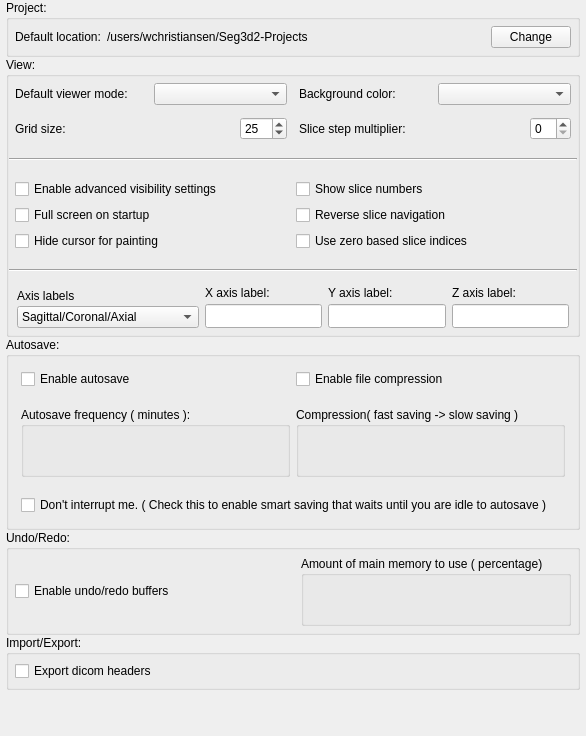
     <widget class="QWidget" name="tab_general_">
      <attribute name="title">
       <string>General</string>
      </attribute>
      <layout class="QVBoxLayout" name="verticalLayout_12">
       <property name="spacing">
        <number>0</number>
       </property>
       <property name="leftMargin">
        <number>6</number>
       </property>
       <property name="topMargin">
        <number>0</number>
       </property>
       <property name="rightMargin">
        <number>6</number>
       </property>
       <property name="bottomMargin">
        <number>6</number>
       </property>
       <item>
        <widget class="QGroupBox" name="groupBox_9">
         <property name="sizePolicy">
          <sizepolicy hsizetype="Preferred" vsizetype="Fixed">
           <horstretch>0</horstretch>
           <verstretch>0</verstretch>
          </sizepolicy>
         </property>
         <property name="title">
          <string>Project:</string>
         </property>
         <layout class="QVBoxLayout" name="verticalLayout_10">
          <property name="spacing">
           <number>0</number>
          </property>
          <property name="margin">
           <number>0</number>
          </property>
          <item>
           <widget class="QWidget" name="widget_2" native="true">
            <property name="minimumSize">
             <size>
              <width>0</width>
              <height>32</height>
             </size>
            </property>
            <layout class="QHBoxLayout" name="horizontalLayout_2">
             <property name="margin">
              <number>6</number>
             </property>
             <item>
              <widget class="QLabel" name="label_10">
               <property name="text">
                <string>Default location:</string>
               </property>
              </widget>
             </item>
             <item>
              <widget class="QLabel" name="path_">
               <property name="sizePolicy">
                <sizepolicy hsizetype="MinimumExpanding" vsizetype="Preferred">
                 <horstretch>0</horstretch>
                 <verstretch>0</verstretch>
                </sizepolicy>
               </property>
               <property name="text">
                <string>/users/wchristiansen/Seg3d2-Projects</string>
               </property>
              </widget>
             </item>
             <item>
              <widget class="QPushButton" name="change_directory_button_">
               <property name="text">
                <string>Change</string>
               </property>
               <property name="autoDefault">
                <bool>false</bool>
               </property>
              </widget>
             </item>
            </layout>
           </widget>
          </item>
         </layout>
        </widget>
       </item>
       <item>
        <widget class="QGroupBox" name="groupBox_3">
         <property name="title">
          <string>View:</string>
         </property>
         <layout class="QVBoxLayout" name="verticalLayout_11">
          <property name="spacing">
           <number>12</number>
          </property>
          <property name="leftMargin">
           <number>0</number>
          </property>
          <property name="topMargin">
           <number>0</number>
          </property>
          <property name="rightMargin">
           <number>0</number>
          </property>
          <property name="bottomMargin">
           <number>4</number>
          </property>
          <item>
           <widget class="QWidget" name="widget_20" native="true">
            <layout class="QHBoxLayout" name="horizontalLayout_12" stretch="1,1">
             <property name="spacing">
              <number>0</number>
             </property>
             <property name="margin">
              <number>0</number>
             </property>
             <item>
              <widget class="QWidget" name="widget_21" native="true">
               <layout class="QGridLayout" name="gridLayout_4" columnstretch="0,0">
                <property name="horizontalSpacing">
                 <number>6</number>
                </property>
                <property name="verticalSpacing">
                 <number>12</number>
                </property>
                <property name="margin">
                 <number>6</number>
                </property>
                <item row="0" column="0">
                 <widget class="QLabel" name="label">
                  <property name="sizePolicy">
                   <sizepolicy hsizetype="MinimumExpanding" vsizetype="Preferred">
                    <horstretch>0</horstretch>
                    <verstretch>0</verstretch>
                   </sizepolicy>
                  </property>
                  <property name="text">
                   <string>Default viewer mode:</string>
                  </property>
                 </widget>
                </item>
                <item row="0" column="1">
                 <widget class="QComboBox" name="viewer_mode_combobox_">
                  <property name="sizePolicy">
                   <sizepolicy hsizetype="Minimum" vsizetype="Fixed">
                    <horstretch>0</horstretch>
                    <verstretch>0</verstretch>
                   </sizepolicy>
                  </property>
                 </widget>
                </item>
                <item row="1" column="0">
                 <widget class="QLabel" name="label_3">
                  <property name="sizePolicy">
                   <sizepolicy hsizetype="MinimumExpanding" vsizetype="Preferred">
                    <horstretch>0</horstretch>
                    <verstretch>0</verstretch>
                   </sizepolicy>
                  </property>
                  <property name="text">
                   <string>Grid size:</string>
                  </property>
                 </widget>
                </item>
                <item row="1" column="1">
                 <widget class="QWidget" name="widget_22" native="true">
                  <layout class="QHBoxLayout" name="horizontalLayout_19">
                   <property name="spacing">
                    <number>0</number>
                   </property>
                   <property name="margin">
                    <number>0</number>
                   </property>
                   <item>
                    <spacer name="horizontalSpacer_4">
                     <property name="orientation">
                      <enum>Qt::Horizontal</enum>
                     </property>
                     <property name="sizeHint" stdset="0">
                      <size>
                       <width>40</width>
                       <height>16</height>
                      </size>
                     </property>
                    </spacer>
                   </item>
                   <item>
                    <widget class="QSpinBox" name="grid_size_spinbox_">
                     <property name="sizePolicy">
                      <sizepolicy hsizetype="Preferred" vsizetype="Fixed">
                       <horstretch>0</horstretch>
                       <verstretch>0</verstretch>
                      </sizepolicy>
                     </property>
                     <property name="maximumSize">
                      <size>
                       <width>85</width>
                       <height>16777215</height>
                      </size>
                     </property>
                     <property name="minimum">
                      <number>1</number>
                     </property>
                     <property name="maximum">
                      <number>100</number>
                     </property>
                     <property name="value">
                      <number>25</number>
                     </property>
                    </widget>
                   </item>
                  </layout>
                 </widget>
                </item>
               </layout>
              </widget>
             </item>
             <item>
              <widget class="QWidget" name="widget_4" native="true">
               <property name="layoutDirection">
                <enum>Qt::LeftToRight</enum>
               </property>
               <layout class="QGridLayout" name="gridLayout" columnstretch="1,1">
                <property name="horizontalSpacing">
                 <number>6</number>
                </property>
                <property name="verticalSpacing">
                 <number>12</number>
                </property>
                <property name="margin">
                 <number>6</number>
                </property>
                <item row="0" column="1">
                 <widget class="QComboBox" name="background_color_combobox_"/>
                </item>
                <item row="0" column="0">
                 <widget class="QLabel" name="label_2">
                  <property name="text">
                   <string>Background color:</string>
                  </property>
                 </widget>
                </item>
                <item row="1" column="0">
                 <widget class="QLabel" name="label_9">
                  <property name="text">
                   <string>Slice step multiplier:</string>
                  </property>
                 </widget>
                </item>
                <item row="1" column="1">
                 <widget class="QWidget" name="widget_15" native="true">
                  <layout class="QHBoxLayout" name="horizontalLayout_13">
                   <property name="spacing">
                    <number>0</number>
                   </property>
                   <property name="margin">
                    <number>0</number>
                   </property>
                   <item>
                    <spacer name="horizontalSpacer_3">
                     <property name="orientation">
                      <enum>Qt::Horizontal</enum>
                     </property>
                     <property name="sizeHint" stdset="0">
                      <size>
                       <width>40</width>
                       <height>20</height>
                      </size>
                     </property>
                    </spacer>
                   </item>
                   <item>
                    <widget class="QSpinBox" name="slice_step_multiplier_spinbox_"/>
                   </item>
                  </layout>
                 </widget>
                </item>
               </layout>
              </widget>
             </item>
            </layout>
           </widget>
          </item>
          <item>
           <widget class="Line" name="line">
            <property name="orientation">
             <enum>Qt::Horizontal</enum>
            </property>
           </widget>
          </item>
          <item>
           <widget class="QWidget" name="widget_3" native="true">
            <property name="sizePolicy">
             <sizepolicy hsizetype="Preferred" vsizetype="Fixed">
              <horstretch>0</horstretch>
              <verstretch>0</verstretch>
             </sizepolicy>
            </property>
            <layout class="QGridLayout" name="gridLayout_2">
             <property name="margin">
              <number>6</number>
             </property>
             <item row="0" column="0">
              <widget class="QCheckBox" name="advanced_visibility_checkbox_">
               <property name="toolTip">
                <string>Allow switching on layer visibility per viewer.</string>
               </property>
               <property name="text">
                <string>Enable advanced visibility settings</string>
               </property>
              </widget>
             </item>
             <item row="0" column="2">
              <widget class="QCheckBox" name="show_slice_numbers_checkbox_">
               <property name="toolTip">
                <string>Show the current slice number in the slice viewer</string>
               </property>
               <property name="text">
                <string>Show slice numbers</string>
               </property>
              </widget>
             </item>
             <item row="1" column="0">
              <widget class="QCheckBox" name="full_screen_on_startup_checkbox_">
               <property name="toolTip">
                <string>Start the program in full screen mode.</string>
               </property>
               <property name="text">
                <string>Full screen on startup</string>
               </property>
               <property name="checked">
                <bool>false</bool>
               </property>
              </widget>
             </item>
             <item row="1" column="2">
              <widget class="QCheckBox" name="reverse_slice_navigation_checkbox_">
               <property name="toolTip">
                <string>Reverse the direction of the up/down and mouse wheel for slice navigation.</string>
               </property>
               <property name="text">
                <string>Reverse slice navigation</string>
               </property>
              </widget>
             </item>
             <item row="2" column="0">
              <widget class="QCheckBox" name="cursor_visibility_checkbox_">
               <property name="text">
                <string>Hide cursor for painting</string>
               </property>
              </widget>
             </item>
             <item row="2" column="2">
              <widget class="QCheckBox" name="zero_based_slice_numbers_">
               <property name="text">
                <string>Use zero based slice indices</string>
               </property>
              </widget>
             </item>
            </layout>
           </widget>
          </item>
          <item>
           <widget class="Line" name="line_2">
            <property name="orientation">
             <enum>Qt::Horizontal</enum>
            </property>
           </widget>
          </item>
          <item>
           <widget class="QWidget" name="widget_23" native="true">
            <property name="minimumSize">
             <size>
              <width>0</width>
              <height>40</height>
             </size>
            </property>
            <layout class="QHBoxLayout" name="horizontalLayout_20" stretch="1,1,1,1">
             <property name="spacing">
              <number>2</number>
             </property>
             <property name="leftMargin">
              <number>6</number>
             </property>
             <property name="topMargin">
              <number>0</number>
             </property>
             <property name="rightMargin">
              <number>6</number>
             </property>
             <property name="bottomMargin">
              <number>0</number>
             </property>
             <item>
              <widget class="QWidget" name="widget_27" native="true">
               <layout class="QVBoxLayout" name="verticalLayout_19">
                <property name="spacing">
                 <number>0</number>
                </property>
                <property name="margin">
                 <number>2</number>
                </property>
                <item>
                 <widget class="QLabel" name="label_20">
                  <property name="text">
                   <string>Axis labels</string>
                  </property>
                 </widget>
                </item>
                <item>
                 <widget class="QComboBox" name="axis_combobox_">
                  <item>
                   <property name="text">
                    <string>Sagittal/Coronal/Axial</string>
                   </property>
                  </item>
                  <item>
                   <property name="text">
                    <string>Sagittal/Coronal/Transverse</string>
                   </property>
                  </item>
                  <item>
                   <property name="text">
                    <string>X/Y/Z</string>
                   </property>
                  </item>
                  <item>
                   <property name="text">
                    <string>Custom</string>
                   </property>
                  </item>
                 </widget>
                </item>
               </layout>
              </widget>
             </item>
             <item>
              <widget class="QWidget" name="widget_24" native="true">
               <layout class="QVBoxLayout" name="verticalLayout_16">
                <property name="spacing">
                 <number>4</number>
                </property>
                <property name="margin">
                 <number>2</number>
                </property>
                <item>
                 <widget class="QLabel" name="label_7">
                  <property name="text">
                   <string>X axis label:</string>
                  </property>
                 </widget>
                </item>
                <item>
                 <widget class="QLineEdit" name="x_lineedit_">
                  <property name="minimumSize">
                   <size>
                    <width>0</width>
                    <height>24</height>
                   </size>
                  </property>
                  <property name="baseSize">
                   <size>
                    <width>0</width>
                    <height>20</height>
                   </size>
                  </property>
                 </widget>
                </item>
               </layout>
              </widget>
             </item>
             <item>
              <widget class="QWidget" name="widget_25" native="true">
               <layout class="QVBoxLayout" name="verticalLayout_17">
                <property name="spacing">
                 <number>4</number>
                </property>
                <property name="margin">
                 <number>2</number>
                </property>
                <item>
                 <widget class="QLabel" name="label_8">
                  <property name="text">
                   <string>Y axis label:</string>
                  </property>
                 </widget>
                </item>
                <item>
                 <widget class="QLineEdit" name="y_lineedit_">
                  <property name="minimumSize">
                   <size>
                    <width>0</width>
                    <height>24</height>
                   </size>
                  </property>
                 </widget>
                </item>
               </layout>
              </widget>
             </item>
             <item>
              <widget class="QWidget" name="widget_26" native="true">
               <layout class="QVBoxLayout" name="verticalLayout_18">
                <property name="spacing">
                 <number>4</number>
                </property>
                <property name="margin">
                 <number>2</number>
                </property>
                <item>
                 <widget class="QLabel" name="label_19">
                  <property name="text">
                   <string>Z axis label:</string>
                  </property>
                 </widget>
                </item>
                <item>
                 <widget class="QLineEdit" name="z_lineedit_">
                  <property name="minimumSize">
                   <size>
                    <width>0</width>
                    <height>24</height>
                   </size>
                  </property>
                 </widget>
                </item>
               </layout>
              </widget>
             </item>
            </layout>
           </widget>
          </item>
         </layout>
        </widget>
       </item>
       <item>
        <widget class="QGroupBox" name="groupBox_2">
         <property name="sizePolicy">
          <sizepolicy hsizetype="Preferred" vsizetype="Preferred">
           <horstretch>0</horstretch>
           <verstretch>0</verstretch>
          </sizepolicy>
         </property>
         <property name="title">
          <string>Autosave:</string>
         </property>
         <layout class="QVBoxLayout" name="verticalLayout">
          <property name="margin">
           <number>6</number>
          </property>
          <item>
           <widget class="QWidget" name="widget_13" native="true">
            <layout class="QHBoxLayout" name="horizontalLayout_3">
             <property name="margin">
              <number>6</number>
             </property>
             <item>
              <widget class="QCheckBox" name="auto_save_checkbox_">
               <property name="text">
                <string>Enable autosave</string>
               </property>
              </widget>
             </item>
             <item>
              <widget class="QCheckBox" name="enable_compression_checkbox_">
               <property name="text">
                <string>Enable file compression</string>
               </property>
              </widget>
             </item>
            </layout>
           </widget>
          </item>
          <item>
           <widget class="QWidget" name="widget_14" native="true">
            <layout class="QHBoxLayout" name="horizontalLayout_11">
             <property name="margin">
              <number>6</number>
             </property>
             <item>
              <widget class="QGroupBox" name="groupBox_4">
               <property name="sizePolicy">
                <sizepolicy hsizetype="Preferred" vsizetype="Minimum">
                 <horstretch>0</horstretch>
                 <verstretch>0</verstretch>
                </sizepolicy>
               </property>
               <property name="minimumSize">
                <size>
                 <width>0</width>
                 <height>70</height>
                </size>
               </property>
               <property name="title">
                <string>Autosave frequency ( minutes ):</string>
               </property>
               <layout class="QHBoxLayout" name="horizontalLayout_15">
                <property name="spacing">
                 <number>10</number>
                </property>
                <property name="leftMargin">
                 <number>4</number>
                </property>
                <property name="topMargin">
                 <number>2</number>
                </property>
                <property name="rightMargin">
                 <number>4</number>
                </property>
                <property name="bottomMargin">
                 <number>4</number>
                </property>
                <item>
                 <widget class="QtUtils::QtSliderIntCombo" name="auto_save_timer_adjuster_" native="true"/>
                </item>
               </layout>
              </widget>
             </item>
             <item>
              <widget class="QGroupBox" name="groupBox_5">
               <property name="sizePolicy">
                <sizepolicy hsizetype="Preferred" vsizetype="Minimum">
                 <horstretch>0</horstretch>
                 <verstretch>0</verstretch>
                </sizepolicy>
               </property>
               <property name="minimumSize">
                <size>
                 <width>0</width>
                 <height>70</height>
                </size>
               </property>
               <property name="title">
                <string>Compression( fast saving -&gt; slow saving )</string>
               </property>
               <layout class="QHBoxLayout" name="horizontalLayout_18">
                <property name="spacing">
                 <number>0</number>
                </property>
                <property name="leftMargin">
                 <number>4</number>
                </property>
                <property name="topMargin">
                 <number>2</number>
                </property>
                <property name="rightMargin">
                 <number>4</number>
                </property>
                <property name="bottomMargin">
                 <number>4</number>
                </property>
                <item>
                 <widget class="QtUtils::QtSliderIntCombo" name="compression_adjuster_" native="true"/>
                </item>
               </layout>
              </widget>
             </item>
            </layout>
           </widget>
          </item>
          <item>
           <widget class="QWidget" name="widget_16" native="true">
            <layout class="QHBoxLayout" name="horizontalLayout_14">
             <property name="margin">
              <number>6</number>
             </property>
             <item>
              <widget class="QCheckBox" name="smart_save_checkbox_">
               <property name="text">
                <string>Don't interrupt me. ( Check this to enable smart saving that waits until you are idle to autosave )</string>
               </property>
              </widget>
             </item>
            </layout>
           </widget>
          </item>
         </layout>
        </widget>
       </item>
       <item>
        <widget class="QGroupBox" name="groupBox_6">
         <property name="sizePolicy">
          <sizepolicy hsizetype="Preferred" vsizetype="Fixed">
           <horstretch>0</horstretch>
           <verstretch>0</verstretch>
          </sizepolicy>
         </property>
         <property name="title">
          <string>Undo/Redo:</string>
         </property>
         <layout class="QVBoxLayout" name="verticalLayout_20">
          <property name="margin">
           <number>6</number>
          </property>
          <item>
           <widget class="QWidget" name="widget_28" native="true">
            <layout class="QHBoxLayout" name="horizontalLayout_24" stretch="1,1">
             <property name="margin">
              <number>0</number>
             </property>
             <item>
              <widget class="QCheckBox" name="enable_undo_">
               <property name="sizePolicy">
                <sizepolicy hsizetype="Preferred" vsizetype="Fixed">
                 <horstretch>0</horstretch>
                 <verstretch>0</verstretch>
                </sizepolicy>
               </property>
               <property name="minimumSize">
                <size>
                 <width>280</width>
                 <height>0</height>
                </size>
               </property>
               <property name="text">
                <string>Enable undo/redo buffers</string>
               </property>
              </widget>
             </item>
             <item>
              <widget class="QGroupBox" name="groupBox_10">
               <property name="sizePolicy">
                <sizepolicy hsizetype="Preferred" vsizetype="Minimum">
                 <horstretch>0</horstretch>
                 <verstretch>0</verstretch>
                </sizepolicy>
               </property>
               <property name="minimumSize">
                <size>
                 <width>0</width>
                 <height>70</height>
                </size>
               </property>
               <property name="title">
                <string>Amount of main memory to use ( percentage)</string>
               </property>
               <layout class="QHBoxLayout" name="horizontalLayout_22">
                <property name="spacing">
                 <number>0</number>
                </property>
                <property name="leftMargin">
                 <number>4</number>
                </property>
                <property name="topMargin">
                 <number>2</number>
                </property>
                <property name="rightMargin">
                 <number>4</number>
                </property>
                <property name="bottomMargin">
                 <number>4</number>
                </property>
                <item>
                 <widget class="QtUtils::QtSliderDoubleCombo" name="percent_of_memory_" native="true"/>
                </item>
               </layout>
              </widget>
             </item>
            </layout>
           </widget>
          </item>
         </layout>
        </widget>
       </item>
       <item>
        <widget class="QGroupBox" name="groupBox_11">
         <property name="title">
          <string>Import/Export:</string>
         </property>
         <layout class="QHBoxLayout" name="horizontalLayout">
          <property name="margin">
           <number>6</number>
          </property>
          <item>
           <widget class="QWidget" name="widget" native="true">
            <layout class="QHBoxLayout" name="horizontalLayout_7">
             <property name="margin">
              <number>0</number>
             </property>
             <item>
              <widget class="QCheckBox" name="export_dicom_headers_">
               <property name="toolTip">
                <string>This feature adds the original dicom headers back into the dicom that are exported</string>
               </property>
               <property name="text">
                <string>Export dicom headers</string>
               </property>
              </widget>
             </item>
            </layout>
           </widget>
          </item>
         </layout>
        </widget>
       </item>
       <item>
        <spacer name="verticalSpacer_5">
         <property name="orientation">
          <enum>Qt::Vertical</enum>
         </property>
         <property name="sizeHint" stdset="0">
          <size>
           <width>20</width>
           <height>40</height>
          </size>
         </property>
        </spacer>
       </item>
      </layout>
     </widget>
